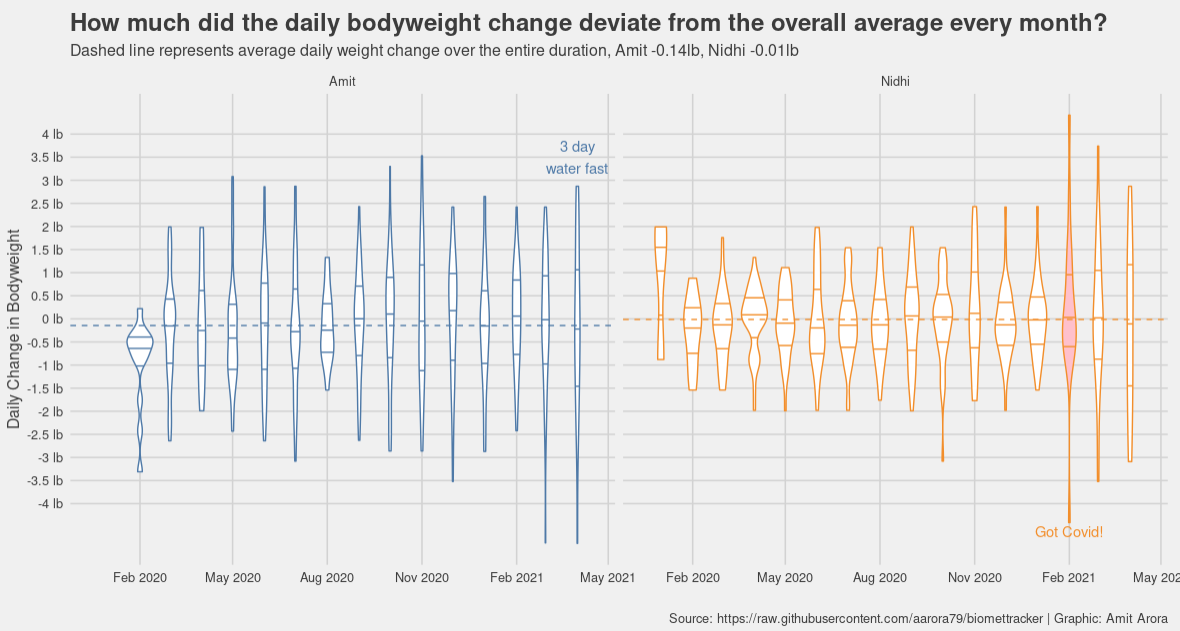

This figure's R source:
library(glue)
library(dplyr)
library(tidyr)
library(ggplot2)
library(ggrepel)
library(ggpmisc)
library(forcats)
library(ggthemes)
library(janitor)
library(lubridate)
library(tidyverse)


df_amit <- read_csv("https://raw.githubusercontent.com/aarora79/biomettracker/master/data/Amit.csv") %>%
  janitor::clean_names() %>%
  filter(!is.na(date)) %>%
  mutate(date = ymd(date), weight=as.numeric(weight)) %>%
  select(date, weight) %>%
  mutate(weight_change = weight-lead(weight, 1)) %>%
  mutate(name="Amit")

glimpse(df_amit)

df_nidhi <- read_csv("https://raw.githubusercontent.com/aarora79/biomettracker/master/data/Nidhi.csv") %>%
  janitor::clean_names() %>%
  filter(!is.na(date)) %>%
  mutate(date = ymd(date), weight=as.numeric(weight)) %>%
  select(date, weight)%>%
  mutate(weight_change = weight-lead(weight, 1)) %>%
  mutate(name="Nidhi")


glimpse(df_nidhi)


df_wt_change <- bind_rows(df_amit, df_nidhi)  %>%
  group_by(name) %>%
  mutate(mean_daily_wt_change = mean(weight_change, na.rm=TRUE))
glimpse(df_wt_change)


df1 <- df_wt_change %>%
  ungroup() %>%
  mutate(m = floor_date(date, unit="1 month")) %>%
  filter(year(m) >= 2020) %>%
  mutate(covid = ifelse(m==ymd("2021-02-01"), "yes", "no"))

 View(df1)
labeller_y <- function(y) {
  glue("{round(y, 1)} lb")
}

get_mean_daily_wt_change  <- function(n) {
  df_wt_change %>%
    filter(name==n) %>%
    head(1) %>%
    mutate(mean_daily_wt_change=round(mean_daily_wt_change, 2)) %>%
    pull(mean_daily_wt_change)
}

NAMES <- c("Amit", "Nidhi")
ann_text <- data.frame(m = c(ymd("2021-04-01"), ymd("2021-02-01")),
                       weight_change = c(3.5, -4.6),
                       lab = c("3 day\nwater fast", "Got Covid!"), 
                       covid=c("no", "yes"),
                       name = factor( 
                         c("Amit", "Nidhi"), levels = NAMES))

df_wt_change %>%
  ungroup() %>%
  mutate(name=factor(name, NAMES)) %>%
  mutate(m = floor_date(date, unit="1 month")) %>%
  filter(year(m) >= 2020) %>%
  mutate(covid = ifelse(m==ymd("2021-02-01") & name == "Nidhi", "yes", "no")) %>%
  ggplot(aes(x=m, y=weight_change, group=m, col=name, fill=covid)) +
  geom_violin(draw_quantiles = c(0.25, 0.5, 0.75)) +
  geom_text(data = ann_text, aes(label = lab)) +
  geom_hline(aes(yintercept=mean_daily_wt_change, color=name), linetype="dashed") +
  facet_wrap(~name) +
  scale_color_tableau() +
  scale_fill_manual(values=list(yes="pink", no="#ffffff")) +
  scale_x_date(breaks="3 months", date_labels = "%b %Y") + 
  scale_y_continuous(breaks=seq(as.integer(min(df_wt_change$weight_change, na.rm=TRUE)),
                                as.integer(max(df_wt_change$weight_change, na.rm=TRUE)),
                                0.5), labels = labeller_y) +
  theme_fivethirtyeight() +
  labs(title="How much did the daily bodyweight change deviate from the overall average every month?",
       subtitle=glue("Dashed line represents average daily weight change over the entire duration, Amit {get_mean_daily_wt_change('Amit')}lb, Nidhi {get_mean_daily_wt_change('Nidhi')}lb"),
       caption="Source: https://raw.githubusercontent.com/aarora79/biomettracker | Graphic: Amit Arora") +
  theme(legend.position = "none", axis.title = element_text()) +
  ylab("Daily Change in Bodyweight") +
  xlab("")
